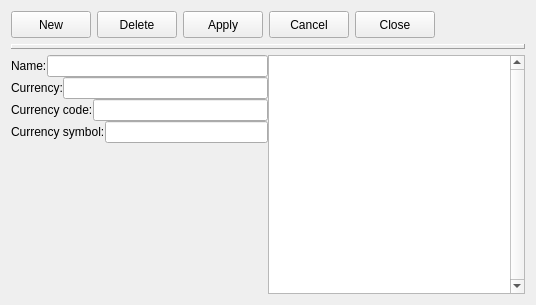
<?xml version="1.0" encoding="UTF-8"?>
<ui version="4.0">
 <class>countries</class>
 <widget class="impgenmaint" name="countries">
  <property name="geometry">
   <rect>
    <x>0</x>
    <y>0</y>
    <width>536</width>
    <height>305</height>
   </rect>
  </property>
  <property name="windowTitle">
   <string>Form</string>
  </property>
  <property name="TableName">
   <string>country</string>
  </property>
  <property name="KeyField">
   <string>CNTY_COD</string>
  </property>
  <property name="DisplayColumn">
   <string>CNTY_NAM</string>
  </property>
  <property name="DisplayColumnDescription">
   <string>Countries</string>
  </property>
  <layout class="QVBoxLayout" name="verticalLayout_3">
   <item>
    <layout class="QHBoxLayout" name="horizontalLayout_11">
     <item>
      <widget class="QPushButton" name="cmdnew">
       <property name="enabled">
        <bool>true</bool>
       </property>
       <property name="minimumSize">
        <size>
         <width>0</width>
         <height>27</height>
        </size>
       </property>
       <property name="maximumSize">
        <size>
         <width>16777215</width>
         <height>27</height>
        </size>
       </property>
       <property name="toolTip">
        <string/>
       </property>
       <property name="text">
        <string>New</string>
       </property>
       <property name="icon">
        <iconset resource="../images/images.qrc">
         <normaloff>:/images/new3.png</normaloff>:/images/new3.png</iconset>
       </property>
       <property name="flat">
        <bool>false</bool>
       </property>
      </widget>
     </item>
     <item>
      <widget class="QPushButton" name="cmdelete">
       <property name="enabled">
        <bool>true</bool>
       </property>
       <property name="minimumSize">
        <size>
         <width>0</width>
         <height>27</height>
        </size>
       </property>
       <property name="maximumSize">
        <size>
         <width>16777215</width>
         <height>27</height>
        </size>
       </property>
       <property name="toolTip">
        <string/>
       </property>
       <property name="text">
        <string>Delete</string>
       </property>
       <property name="icon">
        <iconset resource="../images/images.qrc">
         <normaloff>:/images/delete3.png</normaloff>:/images/delete3.png</iconset>
       </property>
       <property name="flat">
        <bool>false</bool>
       </property>
      </widget>
     </item>
     <item>
      <widget class="QPushButton" name="cmdapply">
       <property name="enabled">
        <bool>true</bool>
       </property>
       <property name="minimumSize">
        <size>
         <width>0</width>
         <height>27</height>
        </size>
       </property>
       <property name="maximumSize">
        <size>
         <width>16777215</width>
         <height>27</height>
        </size>
       </property>
       <property name="toolTip">
        <string/>
       </property>
       <property name="text">
        <string>Apply</string>
       </property>
       <property name="icon">
        <iconset resource="../images/images.qrc">
         <normaloff>:/images2/new/apply.png</normaloff>:/images2/new/apply.png</iconset>
       </property>
       <property name="flat">
        <bool>false</bool>
       </property>
      </widget>
     </item>
     <item>
      <widget class="QPushButton" name="cmdcancel">
       <property name="enabled">
        <bool>true</bool>
       </property>
       <property name="minimumSize">
        <size>
         <width>0</width>
         <height>27</height>
        </size>
       </property>
       <property name="maximumSize">
        <size>
         <width>16777215</width>
         <height>27</height>
        </size>
       </property>
       <property name="toolTip">
        <string/>
       </property>
       <property name="text">
        <string>Cancel</string>
       </property>
       <property name="icon">
        <iconset resource="../images/images.qrc">
         <normaloff>:/images2/new/cancel.png</normaloff>:/images2/new/cancel.png</iconset>
       </property>
       <property name="flat">
        <bool>false</bool>
       </property>
      </widget>
     </item>
     <item>
      <widget class="QPushButton" name="cmdclose">
       <property name="enabled">
        <bool>true</bool>
       </property>
       <property name="minimumSize">
        <size>
         <width>0</width>
         <height>27</height>
        </size>
       </property>
       <property name="maximumSize">
        <size>
         <width>16777215</width>
         <height>27</height>
        </size>
       </property>
       <property name="toolTip">
        <string/>
       </property>
       <property name="text">
        <string>Close</string>
       </property>
       <property name="icon">
        <iconset resource="../images/images.qrc">
         <normaloff>:/images2/new/closeform.png</normaloff>:/images2/new/closeform.png</iconset>
       </property>
       <property name="flat">
        <bool>false</bool>
       </property>
      </widget>
     </item>
     <item>
      <spacer name="horizontalSpacer_2">
       <property name="orientation">
        <enum>Qt::Horizontal</enum>
       </property>
       <property name="sizeHint" stdset="0">
        <size>
         <width>40</width>
         <height>20</height>
        </size>
       </property>
      </spacer>
     </item>
    </layout>
   </item>
   <item>
    <widget class="QLabel" name="Panel2">
     <property name="enabled">
      <bool>true</bool>
     </property>
     <property name="maximumSize">
      <size>
       <width>16777215</width>
       <height>5</height>
      </size>
     </property>
     <property name="toolTip">
      <string/>
     </property>
     <property name="layoutDirection">
      <enum>Qt::LeftToRight</enum>
     </property>
     <property name="frameShape">
      <enum>QFrame::Panel</enum>
     </property>
     <property name="frameShadow">
      <enum>QFrame::Raised</enum>
     </property>
     <property name="text">
      <string/>
     </property>
     <property name="alignment">
      <set>Qt::AlignCenter</set>
     </property>
    </widget>
   </item>
   <item>
    <layout class="QHBoxLayout" name="horizontalLayout_6">
     <property name="spacing">
      <number>0</number>
     </property>
     <property name="margin">
      <number>0</number>
     </property>
     <item>
      <layout class="QVBoxLayout" name="verticalLayout_2">
       <property name="spacing">
        <number>0</number>
       </property>
       <property name="margin">
        <number>0</number>
       </property>
       <item>
        <layout class="QHBoxLayout" name="horizontalLayout_7">
         <item>
          <widget class="QLabel" name="Label2_2">
           <property name="enabled">
            <bool>true</bool>
           </property>
           <property name="toolTip">
            <string/>
           </property>
           <property name="text">
            <string>Name:</string>
           </property>
          </widget>
         </item>
         <item>
          <widget class="IMPEdit" name="iMPEdit_5">
           <property name="TableName">
            <string>country</string>
           </property>
           <property name="FieldName">
            <string>CNTY_NAM</string>
           </property>
          </widget>
         </item>
        </layout>
       </item>
       <item>
        <layout class="QHBoxLayout" name="horizontalLayout_8">
         <item>
          <widget class="QLabel" name="Label3_2">
           <property name="enabled">
            <bool>true</bool>
           </property>
           <property name="toolTip">
            <string/>
           </property>
           <property name="text">
            <string>Currency:</string>
           </property>
          </widget>
         </item>
         <item>
          <widget class="IMPEdit" name="iMPEdit_6">
           <property name="TableName">
            <string>country</string>
           </property>
           <property name="FieldName">
            <string>CURRDES</string>
           </property>
          </widget>
         </item>
        </layout>
       </item>
       <item>
        <layout class="QHBoxLayout" name="horizontalLayout_9">
         <item>
          <widget class="QLabel" name="Label5_2">
           <property name="enabled">
            <bool>true</bool>
           </property>
           <property name="toolTip">
            <string/>
           </property>
           <property name="text">
            <string>Currency code:</string>
           </property>
          </widget>
         </item>
         <item>
          <widget class="IMPEdit" name="iMPEdit_7">
           <property name="TableName">
            <string>country</string>
           </property>
           <property name="FieldName">
            <string>CURRCODE</string>
           </property>
          </widget>
         </item>
        </layout>
       </item>
       <item>
        <layout class="QHBoxLayout" name="horizontalLayout_10">
         <item>
          <widget class="QLabel" name="Label4_2">
           <property name="enabled">
            <bool>true</bool>
           </property>
           <property name="toolTip">
            <string/>
           </property>
           <property name="text">
            <string>Currency symbol:</string>
           </property>
          </widget>
         </item>
         <item>
          <widget class="IMPEdit" name="iMPEdit_8">
           <property name="TableName">
            <string>country</string>
           </property>
           <property name="FieldName">
            <string>CURRSYMBOL</string>
           </property>
          </widget>
         </item>
        </layout>
       </item>
       <item>
        <spacer name="verticalSpacer_2">
         <property name="orientation">
          <enum>Qt::Vertical</enum>
         </property>
         <property name="sizeHint" stdset="0">
          <size>
           <width>20</width>
           <height>40</height>
          </size>
         </property>
        </spacer>
       </item>
      </layout>
     </item>
     <item>
      <widget class="QTableView" name="ListView1">
       <property name="verticalScrollBarPolicy">
        <enum>Qt::ScrollBarAlwaysOn</enum>
       </property>
      </widget>
     </item>
    </layout>
   </item>
  </layout>
 </widget>
 <customwidgets>
  <customwidget>
   <class>IMPEdit</class>
   <extends>QLineEdit</extends>
   <header>impedit.h</header>
  </customwidget>
  <customwidget>
   <class>impgenmaint</class>
   <extends>QWidget</extends>
   <header>impgenmaint.h</header>
   <container>1</container>
  </customwidget>
 </customwidgets>
 <resources>
  <include location="../images/images.qrc"/>
 </resources>
 <connections/>
</ui>
